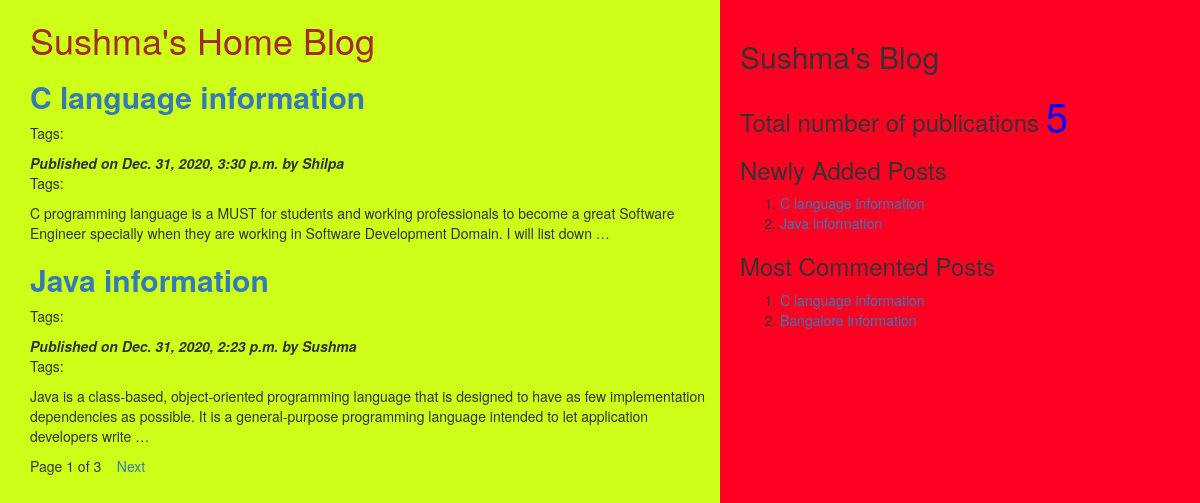
The page / on the database its author committed.
### myApp/models.py (models this page shows, shortened)
class Post(models.Model):
    tags=TaggableManager()
    STATUS_CHOICES=(('draft','Draft'),('published','Published'))
    title=models.CharField(max_length=256)
    slug=models.SlugField(max_length=264,unique_for_date='publish')
    author=models.ForeignKey(User,related_name='blog_posts',on_delete=models.CASCADE)
    body=models.TextField()
    publish=models.DateTimeField(default=timezone.now)
    created=models.DateTimeField(auto_now_add=True)
    updated=models.DateTimeField(auto_now=True)
    status=models.CharField(max_length=10,choices=STATUS_CHOICES,default='draft')
    objects=CustomManager()
    class Meta:
        ordering=('-publish',)
    def get_absolute_url(self):
        return reverse('post_detail',args=[self.publish.year,self.publish.strftime('%m'),self.publish.strftime('%d'),self.slug])

### myApp/views.py (the view)
# urls.py: url(r'^$',views.post_list_view),
def post_list_view(request,tag_slug=None):
    post_list=Post.objects.all()
    tag=None
    if tag_slug:
        tag=get_object_or_404(Tag,slug=tag_slug)
        post_list=post_list.filter(tags__in=[tag])
    paginator=Paginator(post_list,2)
    page_number=request.GET.get('page')
    try:
        post_list=paginator.page(page_number)
    except PageNotAnInteger:
        post_list=paginator.page(1)
    except EmptyPage:
        post_list=paginator.page(paginator.num_pages)
    d={'post_list':post_list,'tag':tag}
    return render(request,'myApp/post_list.html',d)

### myApp/models.py (called while the page is built)
    def get_queryset(self):
        return super().get_queryset().filter(status='published')

### myApp/templatetags/mytags.py (called while the page is built)
@register.simple_tag
def total_posts():
    return Post.objects.count()

@register.inclusion_tag('myApp/latest_post.html')
def show_latest_posts(count=3):
    latest_posts=Post.objects.order_by('-publish')[:count]
    return {'latest_posts':latest_posts}

@register.simple_tag
def get_most_commented_posts(count=2):
    return Post.objects.annotate(total_comments=Count('comments')).order_by('-total_comments')[:count]

### templates/myApp/post_list.html (shortened to what this page needs)
<html>
    {%extends 'myApp/parent.html'%}
        {%block content_block%}
        <h1 style="color:brown">Sushma's Home Blog</h1>
        {%for post in post_list%}
        <a href="{{post.get_absolute_url}}"><h2><b>{{post.title}}</b></h2></a>
        <p>Tags:
        </p>
        <i><b>Published on {{post.publish}} by {{post.author|title}}</i></b>
        <p>Tags:{{post.tags.all|join:','}}</p>
        {{post.body|truncatewords:30|linebreaks}}
        {%endfor%}
        {%include 'myApp/pagination.html' with page=post_list%}
        {%endblock%}

### templates/myApp/parent.html (shortened to what this page needs)
<html>
    {%load mytags%}
    <head>
        <link rel="stylesheet" href="https://maxcdn.bootstrapcdn.com/bootstrap/3.3.7/css/bootstrap.min.css">
    </head>
    <body>
        <div class="content" style="width:60%;float:left;background-color:rgba(200, 255, 0, 0.904);height:300%;padding:0 0 0 30px">
            {%block content_block%}
            {%endblock%}
        </div>
        <div class="sidebar" style="width:40%;float:right;background-color:rgb(255, 0, 34);height:300%;padding:20px">
            <h2>Sushma's Blog</h2>
            <h3>Total number of publications
                <span style="color:blue;font-size:40px">
                {%total_posts%} </span>
                <h3>Newly Added Posts</h3>
                {%show_latest_posts 2%}
                <h3>Most Commented Posts</h3>
                {%get_most_commented_posts as m%}
                <ol>
                    {%for post in m%}
                    <li>
                        <a href="{{post.get_absolute_url}}">{{post.title}}</a>
                    </li>
                    {%endfor%}
                </ol>
            </h3>
        </div>
    </body>
</html>

### templates/myApp/latest_post.html
<html>
    <body>
        <ol>
        {%for post in latest_posts%}
        <li>
            <a href="{{post.get_absolute_url}}">{{post.title}}</a>
        </li>
        {%endfor%}
        </ol>
    </body>
</html>

### rows shown on the page
Post: title "C language information", publish "Dec. 31, 2020, 3:30 p.m.", author "Shilpa", body "C programming language is a MUST for students and working professionals to become a great Software Engineer specially when they are working in Software Development Domain. I will list down …"
Post: title "Java information", publish "Dec. 31, 2020, 2:23 p.m.", author "Sushma", body "Java is a class-based, object-oriented programming language that is designed to have as few implementation dependencies as possible. It is a general-purpose programming language intended to let application developers write …"
Post: title "Bangalore information"

### other values the page prints
{{ page.number }} "1"
{{ page.paginator.num_pages }} "3"
